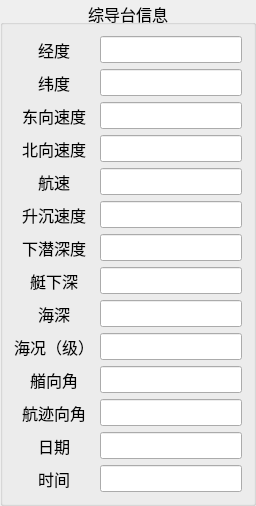
             <widget class="QGroupBox" name="groupBox_20">
              <property name="font">
               <font>
                <pointsize>12</pointsize>
               </font>
              </property>
              <property name="acceptDrops">
               <bool>false</bool>
              </property>
              <property name="title">
               <string>综导台信息</string>
              </property>
              <property name="alignment">
               <set>Qt::AlignCenter</set>
              </property>
              <layout class="QGridLayout" name="gridLayout_40">
               <item row="0" column="0">
                <layout class="QVBoxLayout" name="verticalLayout_36" stretch="14">
                 <item>
                  <layout class="QGridLayout" name="gridLayout_41">
                   <item row="0" column="0">
                    <widget class="QLabel" name="Label_76">
                     <property name="sizePolicy">
                      <sizepolicy hsizetype="Preferred" vsizetype="Expanding">
                       <horstretch>0</horstretch>
                       <verstretch>0</verstretch>
                      </sizepolicy>
                     </property>
                     <property name="text">
                      <string>经度</string>
                     </property>
                     <property name="alignment">
                      <set>Qt::AlignCenter</set>
                     </property>
                    </widget>
                   </item>
                   <item row="0" column="1">
                    <widget class="QLineEdit" name="lineEdit_zd_Longitude">
                     <property name="sizePolicy">
                      <sizepolicy hsizetype="Expanding" vsizetype="Expanding">
                       <horstretch>0</horstretch>
                       <verstretch>0</verstretch>
                      </sizepolicy>
                     </property>
                     <property name="alignment">
                      <set>Qt::AlignCenter</set>
                     </property>
                    </widget>
                   </item>
                   <item row="1" column="0">
                    <widget class="QLabel" name="Label_77">
                     <property name="sizePolicy">
                      <sizepolicy hsizetype="Preferred" vsizetype="Expanding">
                       <horstretch>0</horstretch>
                       <verstretch>0</verstretch>
                      </sizepolicy>
                     </property>
                     <property name="text">
                      <string>纬度</string>
                     </property>
                     <property name="alignment">
                      <set>Qt::AlignCenter</set>
                     </property>
                    </widget>
                   </item>
                   <item row="1" column="1">
                    <widget class="QLineEdit" name="lineEdit_zd_Latitude">
                     <property name="sizePolicy">
                      <sizepolicy hsizetype="Expanding" vsizetype="Expanding">
                       <horstretch>0</horstretch>
                       <verstretch>0</verstretch>
                      </sizepolicy>
                     </property>
                     <property name="alignment">
                      <set>Qt::AlignCenter</set>
                     </property>
                    </widget>
                   </item>
                   <item row="2" column="0">
                    <widget class="QLabel" name="Label_78">
                     <property name="sizePolicy">
                      <sizepolicy hsizetype="Preferred" vsizetype="Expanding">
                       <horstretch>0</horstretch>
                       <verstretch>0</verstretch>
                      </sizepolicy>
                     </property>
                     <property name="text">
                      <string>东向速度</string>
                     </property>
                     <property name="alignment">
                      <set>Qt::AlignCenter</set>
                     </property>
                    </widget>
                   </item>
                   <item row="2" column="1">
                    <widget class="QLineEdit" name="lineEdit_zd_EastSpeed">
                     <property name="sizePolicy">
                      <sizepolicy hsizetype="Expanding" vsizetype="Expanding">
                       <horstretch>0</horstretch>
                       <verstretch>0</verstretch>
                      </sizepolicy>
                     </property>
                     <property name="alignment">
                      <set>Qt::AlignCenter</set>
                     </property>
                    </widget>
                   </item>
                   <item row="3" column="0">
                    <widget class="QLabel" name="Label_79">
                     <property name="sizePolicy">
                      <sizepolicy hsizetype="Preferred" vsizetype="Expanding">
                       <horstretch>0</horstretch>
                       <verstretch>0</verstretch>
                      </sizepolicy>
                     </property>
                     <property name="text">
                      <string>北向速度</string>
                     </property>
                     <property name="alignment">
                      <set>Qt::AlignCenter</set>
                     </property>
                    </widget>
                   </item>
                   <item row="3" column="1">
                    <widget class="QLineEdit" name="lineEdit_zd_NorthSpeed">
                     <property name="sizePolicy">
                      <sizepolicy hsizetype="Expanding" vsizetype="Expanding">
                       <horstretch>0</horstretch>
                       <verstretch>0</verstretch>
                      </sizepolicy>
                     </property>
                     <property name="alignment">
                      <set>Qt::AlignCenter</set>
                     </property>
                    </widget>
                   </item>
                   <item row="4" column="0">
                    <widget class="QLabel" name="Label_80">
                     <property name="sizePolicy">
                      <sizepolicy hsizetype="Preferred" vsizetype="Expanding">
                       <horstretch>0</horstretch>
                       <verstretch>0</verstretch>
                      </sizepolicy>
                     </property>
                     <property name="text">
                      <string>航速</string>
                     </property>
                     <property name="alignment">
                      <set>Qt::AlignCenter</set>
                     </property>
                    </widget>
                   </item>
                   <item row="4" column="1">
                    <widget class="QLineEdit" name="lineEdit_zd_ForwardSpeed">
                     <property name="sizePolicy">
                      <sizepolicy hsizetype="Expanding" vsizetype="Expanding">
                       <horstretch>0</horstretch>
                       <verstretch>0</verstretch>
                      </sizepolicy>
                     </property>
                     <property name="alignment">
                      <set>Qt::AlignCenter</set>
                     </property>
                    </widget>
                   </item>
                   <item row="5" column="0">
                    <widget class="QLabel" name="Label_81">
                     <property name="sizePolicy">
                      <sizepolicy hsizetype="Preferred" vsizetype="Expanding">
                       <horstretch>0</horstretch>
                       <verstretch>0</verstretch>
                      </sizepolicy>
                     </property>
                     <property name="text">
                      <string>升沉速度</string>
                     </property>
                     <property name="alignment">
                      <set>Qt::AlignCenter</set>
                     </property>
                    </widget>
                   </item>
                   <item row="5" column="1">
                    <widget class="QLineEdit" name="lineEdit_zd_UpDownSpeed">
                     <property name="sizePolicy">
                      <sizepolicy hsizetype="Expanding" vsizetype="Expanding">
                       <horstretch>0</horstretch>
                       <verstretch>0</verstretch>
                      </sizepolicy>
                     </property>
                     <property name="alignment">
                      <set>Qt::AlignCenter</set>
                     </property>
                    </widget>
                   </item>
                   <item row="6" column="0">
                    <widget class="QLabel" name="Label_82">
                     <property name="sizePolicy">
                      <sizepolicy hsizetype="Preferred" vsizetype="Expanding">
                       <horstretch>0</horstretch>
                       <verstretch>0</verstretch>
                      </sizepolicy>
                     </property>
                     <property name="text">
                      <string>下潜深度</string>
                     </property>
                     <property name="alignment">
                      <set>Qt::AlignCenter</set>
                     </property>
                    </widget>
                   </item>
                   <item row="6" column="1">
                    <widget class="QLineEdit" name="lineEdit_zd_Depth">
                     <property name="sizePolicy">
                      <sizepolicy hsizetype="Expanding" vsizetype="Expanding">
                       <horstretch>0</horstretch>
                       <verstretch>0</verstretch>
                      </sizepolicy>
                     </property>
                     <property name="alignment">
                      <set>Qt::AlignCenter</set>
                     </property>
                    </widget>
                   </item>
                   <item row="7" column="0">
                    <widget class="QLabel" name="Label_83">
                     <property name="sizePolicy">
                      <sizepolicy hsizetype="Preferred" vsizetype="Expanding">
                       <horstretch>0</horstretch>
                       <verstretch>0</verstretch>
                      </sizepolicy>
                     </property>
                     <property name="text">
                      <string>艇下深</string>
                     </property>
                     <property name="alignment">
                      <set>Qt::AlignCenter</set>
                     </property>
                    </widget>
                   </item>
                   <item row="7" column="1">
                    <widget class="QLineEdit" name="lineEdit_zd_DepthBelow">
                     <property name="sizePolicy">
                      <sizepolicy hsizetype="Expanding" vsizetype="Expanding">
                       <horstretch>0</horstretch>
                       <verstretch>0</verstretch>
                      </sizepolicy>
                     </property>
                     <property name="alignment">
                      <set>Qt::AlignCenter</set>
                     </property>
                    </widget>
                   </item>
                   <item row="8" column="0">
                    <widget class="QLabel" name="Label_84">
                     <property name="sizePolicy">
                      <sizepolicy hsizetype="Preferred" vsizetype="Expanding">
                       <horstretch>0</horstretch>
                       <verstretch>0</verstretch>
                      </sizepolicy>
                     </property>
                     <property name="text">
                      <string>海深</string>
                     </property>
                     <property name="alignment">
                      <set>Qt::AlignCenter</set>
                     </property>
                    </widget>
                   </item>
                   <item row="8" column="1">
                    <widget class="QLineEdit" name="lineEdit_zd_SeaDepth">
                     <property name="sizePolicy">
                      <sizepolicy hsizetype="Expanding" vsizetype="Expanding">
                       <horstretch>0</horstretch>
                       <verstretch>0</verstretch>
                      </sizepolicy>
                     </property>
                     <property name="alignment">
                      <set>Qt::AlignCenter</set>
                     </property>
                    </widget>
                   </item>
                   <item row="9" column="0">
                    <widget class="QLabel" name="Label_85">
                     <property name="sizePolicy">
                      <sizepolicy hsizetype="Preferred" vsizetype="Expanding">
                       <horstretch>0</horstretch>
                       <verstretch>0</verstretch>
                      </sizepolicy>
                     </property>
                     <property name="text">
                      <string>海况（级）</string>
                     </property>
                     <property name="alignment">
                      <set>Qt::AlignCenter</set>
                     </property>
                    </widget>
                   </item>
                   <item row="9" column="1">
                    <widget class="QLineEdit" name="lineEdit_SeaSituation">
                     <property name="sizePolicy">
                      <sizepolicy hsizetype="Expanding" vsizetype="Expanding">
                       <horstretch>0</horstretch>
                       <verstretch>0</verstretch>
                      </sizepolicy>
                     </property>
                     <property name="alignment">
                      <set>Qt::AlignCenter</set>
                     </property>
                    </widget>
                   </item>
                   <item row="10" column="0">
                    <widget class="QLabel" name="Label_86">
                     <property name="sizePolicy">
                      <sizepolicy hsizetype="Preferred" vsizetype="Expanding">
                       <horstretch>0</horstretch>
                       <verstretch>0</verstretch>
                      </sizepolicy>
                     </property>
                     <property name="text">
                      <string>艏向角</string>
                     </property>
                     <property name="alignment">
                      <set>Qt::AlignCenter</set>
                     </property>
                    </widget>
                   </item>
                   <item row="10" column="1">
                    <widget class="QLineEdit" name="lineEdit_zd_AngleBow">
                     <property name="sizePolicy">
                      <sizepolicy hsizetype="Expanding" vsizetype="Expanding">
                       <horstretch>0</horstretch>
                       <verstretch>0</verstretch>
                      </sizepolicy>
                     </property>
                     <property name="alignment">
                      <set>Qt::AlignCenter</set>
                     </property>
                    </widget>
                   </item>
                   <item row="11" column="0">
                    <widget class="QLabel" name="Label_87">
                     <property name="sizePolicy">
                      <sizepolicy hsizetype="Preferred" vsizetype="Expanding">
                       <horstretch>0</horstretch>
                       <verstretch>0</verstretch>
                      </sizepolicy>
                     </property>
                     <property name="text">
                      <string>航迹向角</string>
                     </property>
                     <property name="alignment">
                      <set>Qt::AlignCenter</set>
                     </property>
                    </widget>
                   </item>
                   <item row="11" column="1">
                    <widget class="QLineEdit" name="lineEdit_zd_AngleTracks">
                     <property name="sizePolicy">
                      <sizepolicy hsizetype="Expanding" vsizetype="Expanding">
                       <horstretch>0</horstretch>
                       <verstretch>0</verstretch>
                      </sizepolicy>
                     </property>
                     <property name="alignment">
                      <set>Qt::AlignCenter</set>
                     </property>
                    </widget>
                   </item>
                   <item row="12" column="0">
                    <widget class="QLabel" name="Label_88">
                     <property name="sizePolicy">
                      <sizepolicy hsizetype="Preferred" vsizetype="Expanding">
                       <horstretch>0</horstretch>
                       <verstretch>0</verstretch>
                      </sizepolicy>
                     </property>
                     <property name="text">
                      <string>日期</string>
                     </property>
                     <property name="alignment">
                      <set>Qt::AlignCenter</set>
                     </property>
                    </widget>
                   </item>
                   <item row="12" column="1">
                    <widget class="QLineEdit" name="LineEdit_zd_date">
                     <property name="sizePolicy">
                      <sizepolicy hsizetype="Expanding" vsizetype="Expanding">
                       <horstretch>0</horstretch>
                       <verstretch>0</verstretch>
                      </sizepolicy>
                     </property>
                     <property name="alignment">
                      <set>Qt::AlignCenter</set>
                     </property>
                    </widget>
                   </item>
                   <item row="13" column="0">
                    <widget class="QLabel" name="Label_89">
                     <property name="sizePolicy">
                      <sizepolicy hsizetype="Preferred" vsizetype="Expanding">
                       <horstretch>0</horstretch>
                       <verstretch>0</verstretch>
                      </sizepolicy>
                     </property>
                     <property name="text">
                      <string>时间</string>
                     </property>
                     <property name="alignment">
                      <set>Qt::AlignCenter</set>
                     </property>
                    </widget>
                   </item>
                   <item row="13" column="1">
                    <widget class="QLineEdit" name="lineEdit_zd_time">
                     <property name="sizePolicy">
                      <sizepolicy hsizetype="Expanding" vsizetype="Expanding">
                       <horstretch>0</horstretch>
                       <verstretch>0</verstretch>
                      </sizepolicy>
                     </property>
                     <property name="alignment">
                      <set>Qt::AlignCenter</set>
                     </property>
                    </widget>
                   </item>
                  </layout>
                 </item>
                </layout>
               </item>
              </layout>
             </widget>
